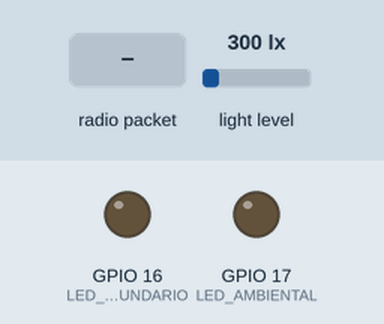
Recording of a program running on a simulated ESP32. Parts: output pins drawn as LEDs (lit = HIGH). The test bench sets the inputs (shaded band); at power-on: light level 300 lx. No radio packets arrive unless stated; what the program prints to the serial monitor is not drawn.

Above: at 1.2 s.
1.3 s: radio packet "LED_ON" arrives
At 2.9 s:
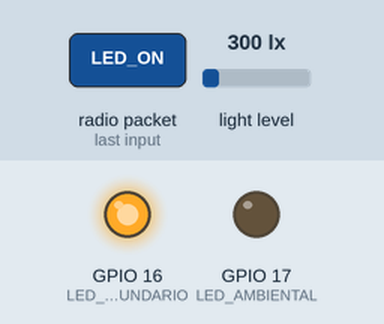
3.8 s: light level set to 40 lx
At 7.1 s:
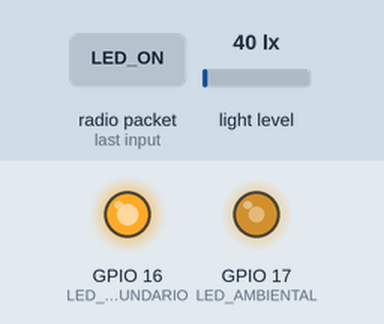
7.6 s: radio packet "LED_OFF" arrives
At 9.0 s:
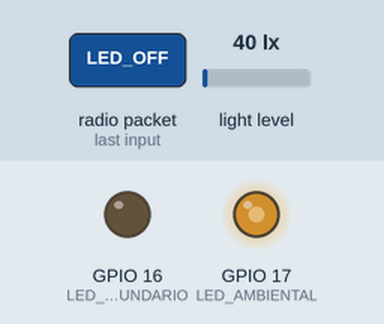
12.6 s: light level set to 500 lx
At 16.1 s:
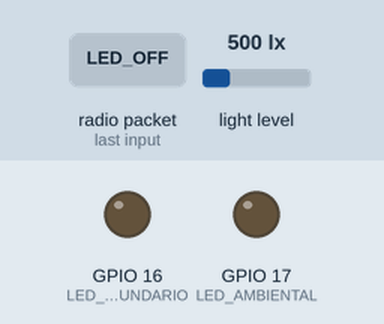
Timing chart, 0 to 17.6 s (numbered marks = the images above; inputs shaded):
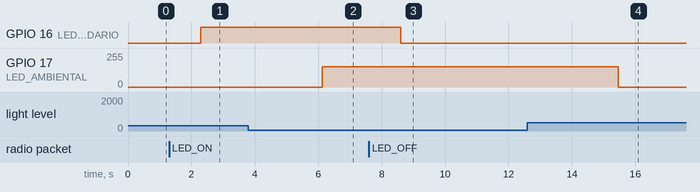

Measured:
- after the input at 1.3 s, GPIO 16 (LED_SECUNDARIO): LOW → HIGH after 1.0 s
- after the input at 3.8 s, GPIO 17 (LED_AMBIENTAL): 0/255 → 152/255 after 2.3 s
- after the input at 7.6 s, GPIO 16 (LED_SECUNDARIO): HIGH → LOW after 1.0 s
- after the input at 12.6 s, GPIO 17 (LED_AMBIENTAL): 152/255 → 0/255 after 2.9 s

The program:

main.cpp
```cpp
#include <SPI.h>
#include <LoRa.h>
#include <Wire.h>
#include <BH1750.h>

// Pines LoRa
#define LORA_SS    5
#define LORA_RST   14
#define LORA_DIO0  2
#define LORA_SCK   18
#define LORA_MISO  19
#define LORA_MOSI  23

// Pines LED
#define LED_SECUNDARIO 16     // LED controlado manualmente o por luz baja
#define LED_AMBIENTAL  17     // LED con brillo progresivo (PWM)

// PWM
#define PWM_CANAL 0
#define PWM_FREQ  5000
#define PWM_RES   8  // 0–255

BH1750 lightSensor;

// Estado de control
bool forzarLED = false;
unsigned long ultimoComandoManual = 0;
const unsigned long TIEMPO_FORZADO = 60000; // 1 minuto
bool avisoAutomaticoEnviado = false;

void setup() {
  Serial.begin(9600);

  pinMode(LED_SECUNDARIO, OUTPUT);
  digitalWrite(LED_SECUNDARIO, LOW);

  // PWM LED ambiental
  ledcSetup(PWM_CANAL, PWM_FREQ, PWM_RES);
  ledcAttachPin(LED_AMBIENTAL, PWM_CANAL);
  ledcWrite(PWM_CANAL, 0);

  // BH1750
  Wire.begin();
  if (!lightSensor.begin()) {
    Serial.println("❌ Fallo al iniciar BH1750");
    while (true);
  }
  Serial.println("✅ BH1750 iniciado");

  // LoRa
  LoRa.setPins(LORA_SS, LORA_RST, LORA_DIO0);
  if (!LoRa.begin(433E6)) {
    Serial.println("❌ Fallo al iniciar LoRa. Revisa los pines.");
    while (true);
  }
  Serial.println("✅ LoRa iniciado. Esperando comandos...");
}

void loop() {
  // Comandos LoRa
  if (LoRa.parsePacket()) {
    String comando = LoRa.readString();
    Serial.print("📥 Comando recibido: ");
    Serial.println(comando);

    if (comando == "LED_ON") {
      forzarLED = true;
      digitalWrite(LED_SECUNDARIO, HIGH);
      ultimoComandoManual = millis();
      avisoAutomaticoEnviado = false;
      Serial.println("🔔 LED secundario forzado ON");
    }
    else if (comando == "LED_OFF") {
      forzarLED = false;
      digitalWrite(LED_SECUNDARIO, LOW);
      ultimoComandoManual = millis();
      avisoAutomaticoEnviado = false;
      Serial.println("🔕 LED secundario forzado OFF");
    }
  }

  // Verificación de timeout sin comandos
  if (forzarLED && (millis() - ultimoComandoManual > TIEMPO_FORZADO) && !avisoAutomaticoEnviado) {
    forzarLED = false;
    avisoAutomaticoEnviado = true;
    Serial.println("⏳ Sin comandos por 1 minuto → Volviendo a modo automático");
    LoRa.beginPacket();
    LoRa.print("INFO: LED secundario vuelve a automático");
    LoRa.endPacket();
  }

  // Sensor de luz
  static unsigned long ultimoEnvio = 0;
  if (millis() - ultimoEnvio > 3000) {
    float lux = lightSensor.readLightLevel();
    Serial.print("🔆 Luminosidad: ");
    Serial.print(lux);
    Serial.println(" lux");

    // Enviar valor por LoRa
    String datos = "LUX=" + String(lux, 1);
    LoRa.beginPacket();
    LoRa.print(datos);
    LoRa.endPacket();
    Serial.println("📤 Datos enviados: " + datos);

    // PWM para luz ambiental (0 lux = 100%, 100+ lux = 0%)
uint8_t brilloPWM = map(constrain(lux, 0, 100), 0, 100, 255, 0);
ledcWrite(PWM_CANAL, brilloPWM);

// Mostrar porcentaje
float porcentaje = (brilloPWM / 255.0) * 100;
Serial.print("💡 LED ambiental al ");
Serial.print(porcentaje, 1);
Serial.println("% de brillo");


    // Control automático del LED secundario
    if (!forzarLED) {
      if (lux < 10) {
        digitalWrite(LED_SECUNDARIO, HIGH);
        Serial.println("🌑 Luz muy baja → LED secundario ON (automático)");
      } else {
        digitalWrite(LED_SECUNDARIO, LOW);
        Serial.println("🌓 Luz suficiente → LED secundario OFF (automático)");
      }
    }

    ultimoEnvio = millis();
  }
}
```
